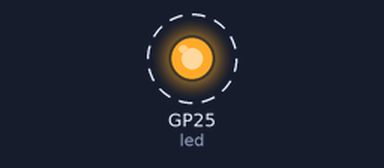
This program was run on a simulated Raspberry Pi Pico running MicroPython. On the bench: output pins drawn as LEDs (lit = HIGH). Dashed ring = blinking. What the program prints to the serial console is not drawn. At 2.5 s the program stops and its outputs stay as they are.

Above: at 0.12 s.
Timing chart, 0 to 3.0 s (numbered marks = the images above):
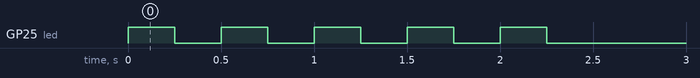

The program:

blink.py
```python
print("Hello Pico")

import machine
from machine import Pin
import utime
led = machine.Pin("LED", machine.Pin.OUT)

led.off()

count=5
while count > 0:
    led.toggle()
    print("LED ON {}".format(count))
    utime.sleep(.25)
    led.toggle()
    count=count-1
    utime.sleep(.25)

led.off()
print("LED OFF")
```

Measured:
- by itself, GP25 (led): alternates HIGH for 0.25 s and LOW for 0.25 s, 10 changes in all, then stays LOW
